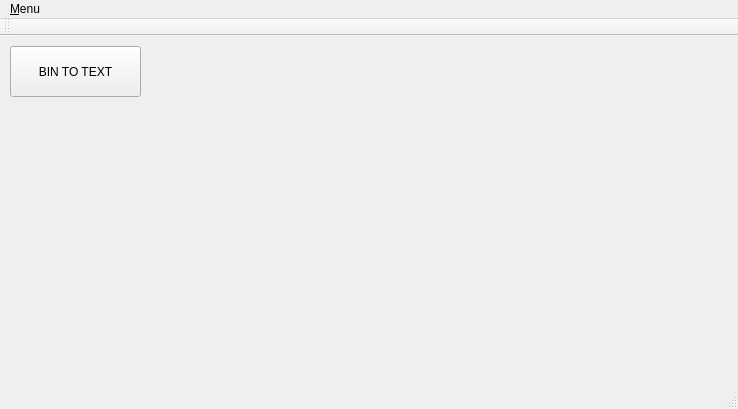
<?xml version="1.0" encoding="UTF-8"?>
<ui version="4.0">
 <class>MainWindow</class>
 <widget class="QMainWindow" name="MainWindow">
  <property name="geometry">
   <rect>
    <x>0</x>
    <y>0</y>
    <width>738</width>
    <height>409</height>
   </rect>
  </property>
  <property name="windowTitle">
   <string>MainWindow</string>
  </property>
  <widget class="QWidget" name="centralWidget">
   <widget class="QPushButton" name="binToTextButton">
    <property name="geometry">
     <rect>
      <x>10</x>
      <y>10</y>
      <width>131</width>
      <height>51</height>
     </rect>
    </property>
    <property name="text">
     <string>BIN TO TEXT</string>
    </property>
   </widget>
  </widget>
  <widget class="QMenuBar" name="menuBar">
   <property name="geometry">
    <rect>
     <x>0</x>
     <y>0</y>
     <width>738</width>
     <height>23</height>
    </rect>
   </property>
   <widget class="QMenu" name="menuBDOLang">
    <property name="title">
     <string>&amp;Menu</string>
    </property>
   </widget>
   <addaction name="menuBDOLang"/>
  </widget>
  <widget class="QToolBar" name="mainToolBar">
   <attribute name="toolBarArea">
    <enum>TopToolBarArea</enum>
   </attribute>
   <attribute name="toolBarBreak">
    <bool>false</bool>
   </attribute>
  </widget>
  <widget class="QStatusBar" name="statusBar"/>
 </widget>
 <layoutdefault spacing="6" margin="11"/>
 <resources/>
 <connections>
  <connection>
   <sender>binToTextButton</sender>
   <signal>released()</signal>
   <receiver>MainWindow</receiver>
   <slot>onButtonClick()</slot>
   <hints>
    <hint type="sourcelabel">
     <x>75</x>
     <y>75</y>
    </hint>
    <hint type="destinationlabel">
     <x>368</x>
     <y>204</y>
    </hint>
   </hints>
  </connection>
 </connections>
 <slots>
  <slot>onButtonClick()</slot>
 </slots>
</ui>
